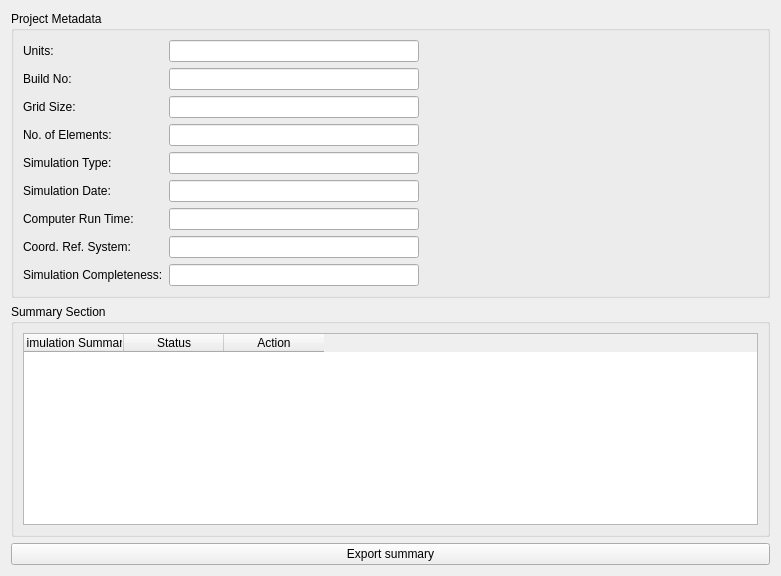
       <widget class="QWidget" name="scrollAreaWidgetContents_3">
        <property name="geometry">
         <rect>
          <x>0</x>
          <y>0</y>
          <width>781</width>
          <height>501</height>
         </rect>
        </property>
        <layout class="QVBoxLayout" name="verticalLayout">
         <item>
          <widget class="QgsCollapsibleGroupBox" name="grpProjectMeta">
           <property name="sizePolicy">
            <sizepolicy hsizetype="Expanding" vsizetype="Fixed">
             <horstretch>0</horstretch>
             <verstretch>0</verstretch>
            </sizepolicy>
           </property>
           <property name="title">
            <string>Project Metadata</string>
           </property>
           <property name="collapsed">
            <bool>true</bool>
           </property>
           <layout class="QHBoxLayout" name="horizontalLayout">
            <item>
             <layout class="QFormLayout" name="formLayout">
              <item row="0" column="0">
               <widget class="QLabel" name="lblUnits">
                <property name="text">
                 <string>Units:</string>
                </property>
               </widget>
              </item>
              <item row="0" column="1">
               <widget class="QLineEdit" name="sumUnits">
                <property name="maximumSize">
                 <size>
                  <width>250</width>
                  <height>24</height>
                 </size>
                </property>
                <property name="readOnly">
                 <bool>true</bool>
                </property>
               </widget>
              </item>
              <item row="1" column="0">
               <widget class="QLabel" name="lblBuild">
                <property name="text">
                 <string>Build No:</string>
                </property>
               </widget>
              </item>
              <item row="1" column="1">
               <widget class="QLineEdit" name="sumBuild">
                <property name="maximumSize">
                 <size>
                  <width>250</width>
                  <height>24</height>
                 </size>
                </property>
                <property name="readOnly">
                 <bool>true</bool>
                </property>
               </widget>
              </item>
              <item row="2" column="0">
               <widget class="QLabel" name="lblCellSize">
                <property name="text">
                 <string>Grid Size:</string>
                </property>
               </widget>
              </item>
              <item row="2" column="1">
               <widget class="QLineEdit" name="sumCellSize">
                <property name="maximumSize">
                 <size>
                  <width>250</width>
                  <height>24</height>
                 </size>
                </property>
                <property name="readOnly">
                 <bool>true</bool>
                </property>
               </widget>
              </item>
              <item row="3" column="0">
               <widget class="QLabel" name="lblNElems">
                <property name="text">
                 <string>No. of Elements:</string>
                </property>
               </widget>
              </item>
              <item row="3" column="1">
               <widget class="QLineEdit" name="sumNElems">
                <property name="maximumSize">
                 <size>
                  <width>250</width>
                  <height>24</height>
                 </size>
                </property>
                <property name="readOnly">
                 <bool>true</bool>
                </property>
               </widget>
              </item>
              <item row="4" column="0">
               <widget class="QLabel" name="lblSimType">
                <property name="text">
                 <string>Simulation Type:</string>
                </property>
               </widget>
              </item>
              <item row="4" column="1">
               <widget class="QLineEdit" name="sumSimType">
                <property name="maximumSize">
                 <size>
                  <width>250</width>
                  <height>24</height>
                 </size>
                </property>
                <property name="readOnly">
                 <bool>true</bool>
                </property>
               </widget>
              </item>
              <item row="5" column="0">
               <widget class="QLabel" name="lblSimDate">
                <property name="text">
                 <string>Simulation Date:</string>
                </property>
               </widget>
              </item>
              <item row="5" column="1">
               <widget class="QLineEdit" name="sumSimDate">
                <property name="maximumSize">
                 <size>
                  <width>250</width>
                  <height>24</height>
                 </size>
                </property>
                <property name="readOnly">
                 <bool>true</bool>
                </property>
               </widget>
              </item>
              <item row="6" column="0">
               <widget class="QLabel" name="lblCompRunTime">
                <property name="text">
                 <string>Computer Run Time:</string>
                </property>
               </widget>
              </item>
              <item row="6" column="1">
               <widget class="QLineEdit" name="sumCompRunTime">
                <property name="maximumSize">
                 <size>
                  <width>250</width>
                  <height>24</height>
                 </size>
                </property>
                <property name="readOnly">
                 <bool>true</bool>
                </property>
               </widget>
              </item>
              <item row="7" column="0">
               <widget class="QLabel" name="lblCoordSystem">
                <property name="text">
                 <string>Coord. Ref. System:</string>
                </property>
               </widget>
              </item>
              <item row="7" column="1">
               <widget class="QLineEdit" name="sumEPSG">
                <property name="maximumSize">
                 <size>
                  <width>250</width>
                  <height>24</height>
                 </size>
                </property>
                <property name="readOnly">
                 <bool>true</bool>
                </property>
               </widget>
              </item>
              <item row="8" column="0">
               <widget class="QLabel" name="lblCompleteness">
                <property name="text">
                 <string>Simulation Completeness:</string>
                </property>
               </widget>
              </item>
              <item row="8" column="1">
               <widget class="QLineEdit" name="sumCompleteness">
                <property name="maximumSize">
                 <size>
                  <width>250</width>
                  <height>24</height>
                 </size>
                </property>
                <property name="readOnly">
                 <bool>true</bool>
                </property>
               </widget>
              </item>
             </layout>
            </item>
           </layout>
          </widget>
         </item>
         <item>
          <widget class="QgsCollapsibleGroupBox" name="summary_section">
           <property name="sizePolicy">
            <sizepolicy hsizetype="Expanding" vsizetype="Fixed">
             <horstretch>0</horstretch>
             <verstretch>0</verstretch>
            </sizepolicy>
           </property>
           <property name="title">
            <string>Summary Section</string>
           </property>
           <property name="collapsed">
            <bool>true</bool>
           </property>
           <layout class="QVBoxLayout" name="verticalLayout_3">
            <item>
             <widget class="QTableWidget" name="sumSimSummaryTable">
              <property name="editTriggers">
               <set>QAbstractItemView::NoEditTriggers</set>
              </property>
              <property name="alternatingRowColors">
               <bool>false</bool>
              </property>
              <property name="selectionMode">
               <enum>QAbstractItemView::NoSelection</enum>
              </property>
              <property name="selectionBehavior">
               <enum>QAbstractItemView::SelectRows</enum>
              </property>
              <column>
               <property name="text">
                <string>Simulation Summary</string>
               </property>
              </column>
              <column>
               <property name="text">
                <string>Status</string>
               </property>
              </column>
              <column>
               <property name="text">
                <string>Action</string>
               </property>
              </column>
             </widget>
            </item>
           </layout>
          </widget>
         </item>
         <item>
          <widget class="QPushButton" name="sumExportRptBtn">
           <property name="text">
            <string>Export summary</string>
           </property>
          </widget>
         </item>
         <item>
          <spacer name="verticalSpacer_8">
           <property name="orientation">
            <enum>Qt::Vertical</enum>
           </property>
           <property name="sizeHint" stdset="0">
            <size>
             <width>20</width>
             <height>40</height>
            </size>
           </property>
          </spacer>
         </item>
        </layout>
       </widget>
